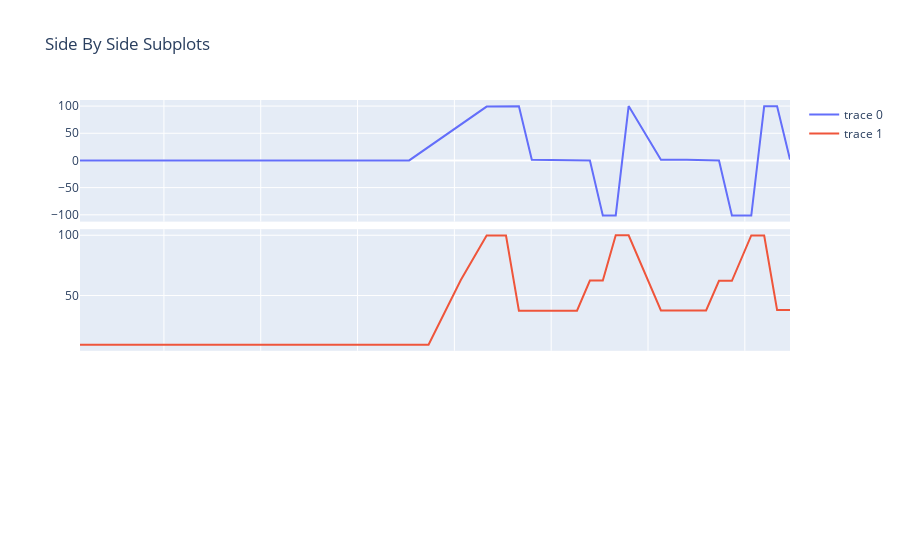

Source (notebook cell):
### Code cell
from plotly.subplots import make_subplots
import plotly.graph_objects as go

fig = make_subplots(rows=3, cols=1, shared_xaxes=True,
                    vertical_spacing=0.02)

fig.add_trace( 
    go.Line(x=sourceRateDf['TimeGenerated'], y=sourceRateDf['Val']), row=1, col=1
)

fig.add_trace( 
    go.Line(x=sinkRateDf['TimeGenerated'], y=sinkRateDf['Val']), row=2, col=1
)




fig.update_layout(title_text="Side By Side Subplots")
fig.show()
